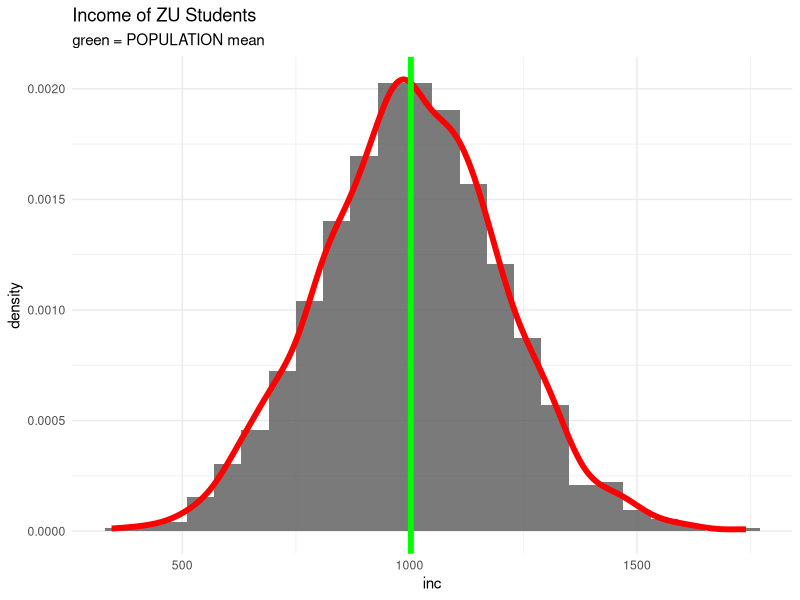
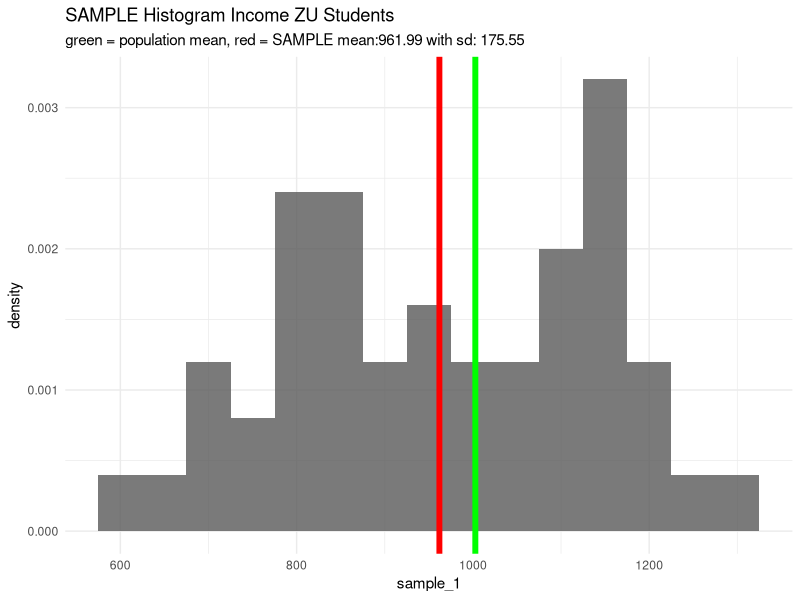
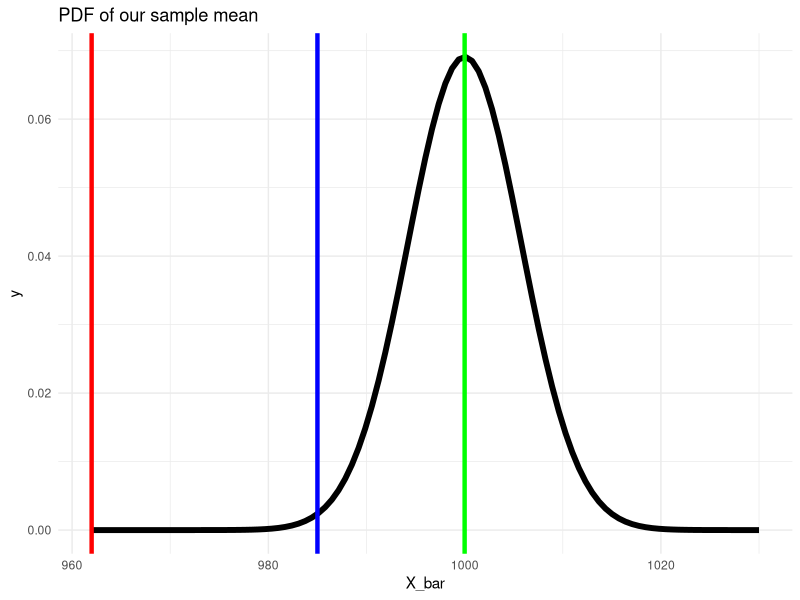
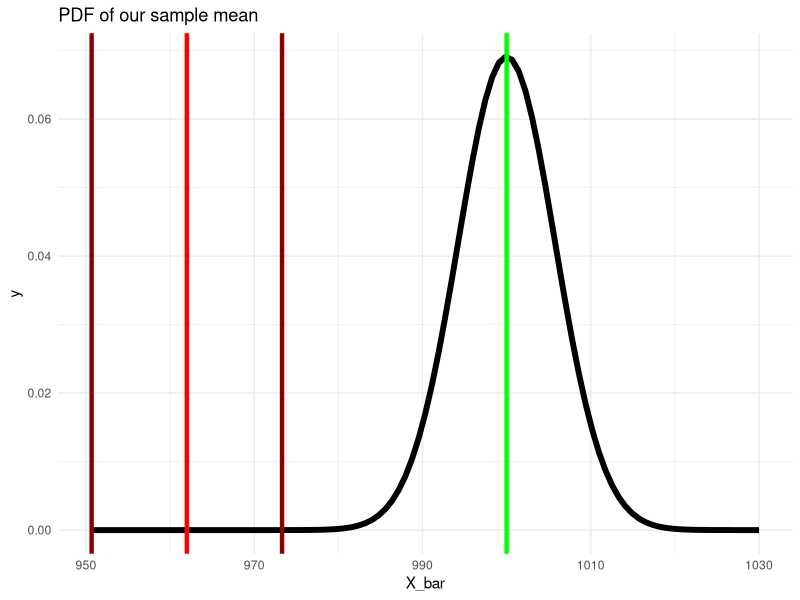
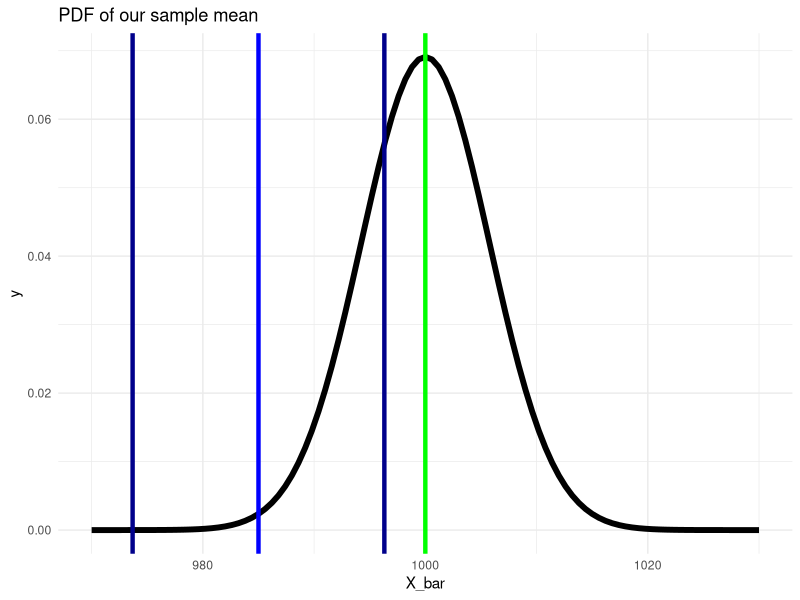
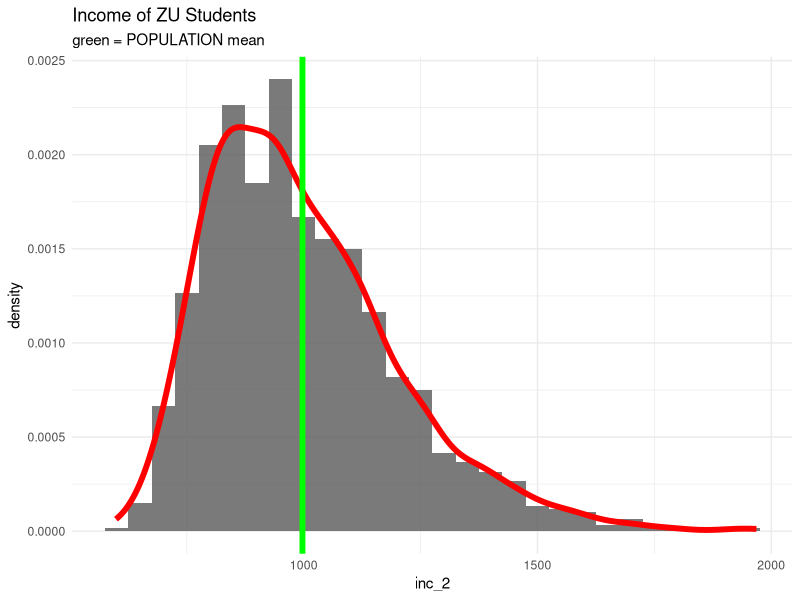
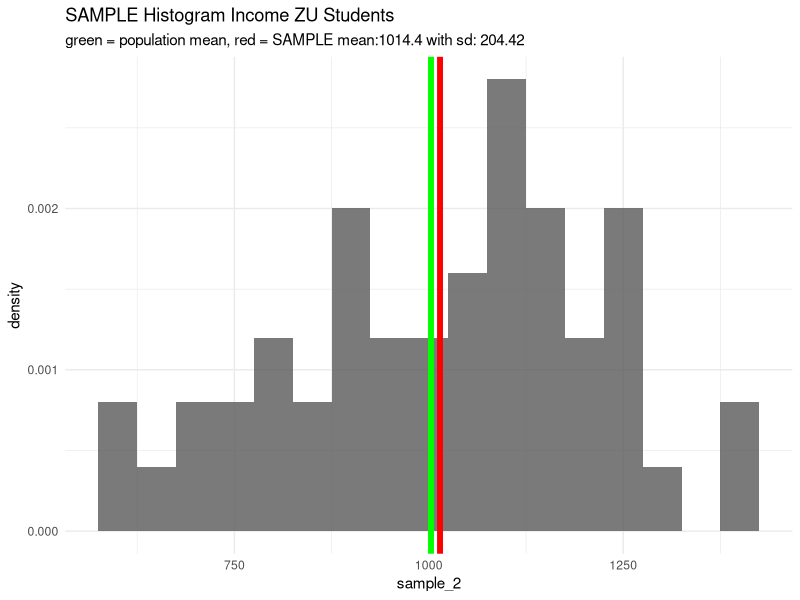
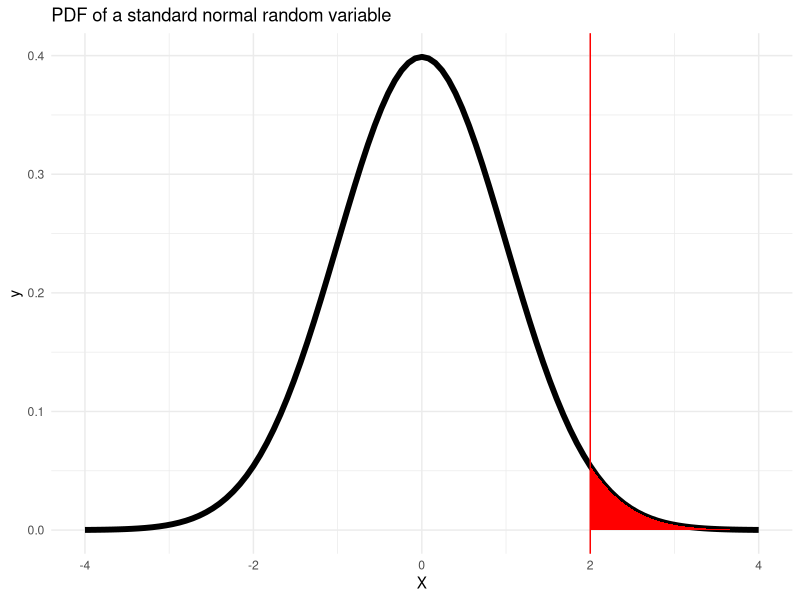

Source code (R) for these figures, in order:
## ---- chunk 1
knitr::opts_chunk$set(echo = TRUE)
## ---- chunk 2
library(ggplot2)
set.seed(11) # seed for reproducibility

n <- 1200
inc <- rnorm(n, mean = 1000, sd = 200)

ggplot() +
geom_histogram(aes(x = inc,
y = ..density..),binwidth = 60,alpha = 0.8) +
geom_density(aes(x = inc,
y = ..density..),col = "red",size = 2,alpha = 0.8) +
labs(title = "Income of ZU Students",
subtitle = "green = POPULATION mean") +
geom_vline(xintercept = mean(inc),color = "green",size = 2) +
theme_minimal()

## ---- chunk 3
library(tidyverse)
set.seed(24)
sample_1 <- sample(x = inc, size = 50, replace = F)

ggplot() +
geom_histogram(aes(x = sample_1,
y = ..density..),binwidth = 50,alpha = 0.8) +
labs(title = "SAMPLE Histogram Income ZU Students",
subtitle = paste0("green = population mean, ",  "red = SAMPLE mean:",mean(sample_1) %>% round(2)," with sd: ",sd(sample_1) %>% round(2))) +
geom_vline(xintercept = mean(sample_1),color = "red",size = 2) +
  geom_vline(xintercept = mean(inc),color = "green",size = 2)+
theme_minimal()
## ---- chunk 4
ggplot(data =  data.frame(X_bar = 970:1030), aes(x=X_bar)) +
  stat_function(fun = dnorm, args = list(mean = 1000, sd = 200/sqrt(n)), size = 2) +
  geom_vline(xintercept = mean(sample_1), color = "red", size = 1.5) +
  geom_vline(xintercept = 1000, color = "green", size = 1.5) +
  geom_vline(xintercept = 985, color = "blue", size = 1.5) +
  labs(title = "PDF of our sample mean") +
  theme_minimal()
## ---- chunk 5
ggplot(data =  data.frame(X_bar = 970:1030), aes(x=X_bar)) +
  stat_function(fun = dnorm, args = list(mean = 1000, sd = 200/sqrt(n)), size = 2) +
  geom_vline(xintercept = mean(sample_1), color = "red", size = 1.5) +
  geom_vline(xintercept = 1000, color = "green", size = 1.5) +
  geom_vline(xintercept = mean(sample_1) - (1.96 * 200 /sqrt(n)), color = "darkred", size = 1.5) +
  geom_vline(xintercept = mean(sample_1) + (1.96 * 200 /sqrt(n)), color = "darkred", size = 1.5) +
  labs(title = "PDF of our sample mean") +
  theme_minimal()
## ---- chunk 6
ggplot(data =  data.frame(X_bar = 970:1030), aes(x=X_bar)) +
  stat_function(fun = dnorm, args = list(mean = 1000, sd = 200/sqrt(n)), size = 2) +
  geom_vline(xintercept = 985, color = "blue", size = 1.5) +
  geom_vline(xintercept = 1000, color = "green", size = 1.5) +
  geom_vline(xintercept = 985 - (1.96 * 200 /sqrt(n)), color = "darkblue", size = 1.5) +
  geom_vline(xintercept = 985 + (1.96 * 200 /sqrt(n)), color = "darkblue", size = 1.5) +
  labs(title = "PDF of our sample mean") +
  theme_minimal()
## ---- chunk 7
library(tidyverse)
library(ggplot2)
## ---- chunk 8
set.seed(11) # seed for reproducibility

n <- 1200
inc_2 <- fGarch::rsnorm(n, mean = 1000, sd = 200, xi = 2.0)

ggplot() +
geom_histogram(aes(x = inc_2,
y = ..density..),binwidth = 50,alpha = 0.8) +
geom_density(aes(x = inc_2,
y = ..density..),col = "red",size = 2,alpha = 0.8) +
labs(title = "Income of ZU Students",
subtitle = "green = POPULATION mean") +
geom_vline(xintercept = mean(inc_2),color = "green",size = 2) +
theme_minimal()

## ---- chunk 9
set.seed(1337)
sample_2 <- sample(x = inc, size = 50, replace = F)
## ---- chunk 10
ggplot() +
geom_histogram(aes(x = sample_2,
y = ..density..),binwidth = 50,alpha = 0.8) +
labs(title = "SAMPLE Histogram Income ZU Students",
subtitle = paste0("green = population mean, ",  "red = SAMPLE mean:",mean(sample_2) %>% round(2)," with sd: ",sd(sample_2) %>% round(2))) +
geom_vline(xintercept = mean(sample_2),color = "red",size = 2) +
  geom_vline(xintercept = mean(inc),color = "green",size = 2)+
theme_minimal()
## ---- chunk 11
ggplot(data =  data.frame(X = -4:4), aes(x=X)) +
  stat_function(fun = dnorm, args = list(mean = 0, sd = 1), size = 2) +
  geom_vline(xintercept = 2, color = "red") +
  labs(title = "PDF of a standard normal random variable") +
  stat_function(fun = dnorm, xlim = c(2,4), geom = "area", fill = "red")+
  theme_minimal()
## ---- chunk 12
dnorm(2)
